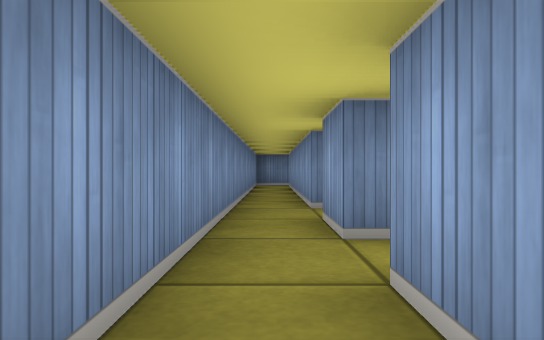
[1] (above)

24 first-person views from a walk through a cub3D maze. The camera is about half as high as the walls, looks level and sees 75° across. The floor is counted in squares. Each view is taken from the middle of a square. On the plan, view 1 faces up. The plan holds only what a view shows up to about 9 squares ahead; the rest is blank.

[2]
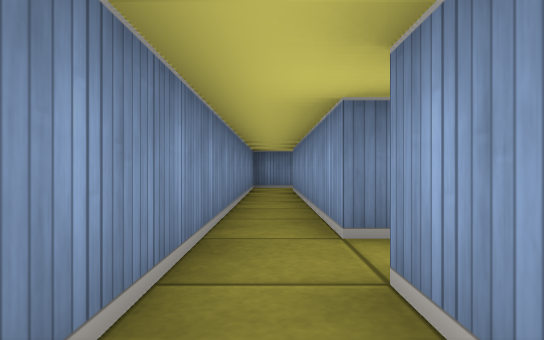

[3]
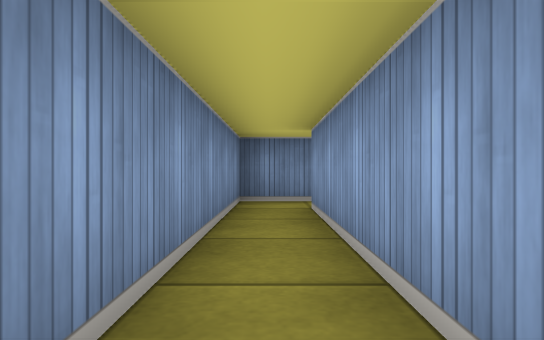

[4]
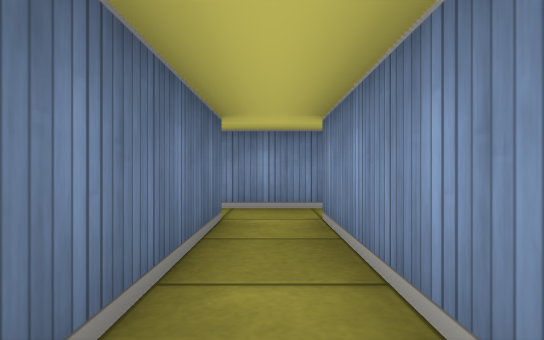

[5]
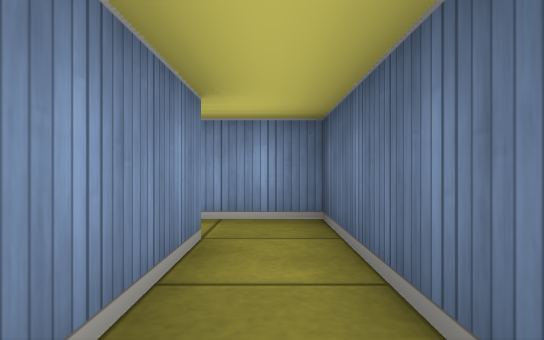

[6]
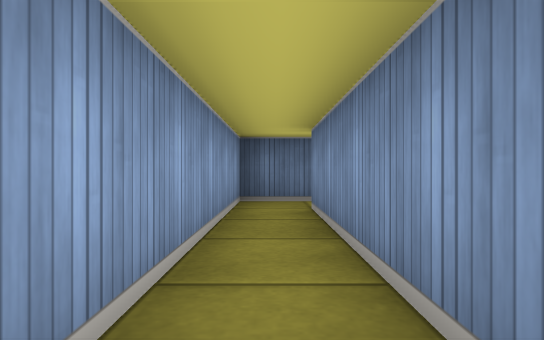

[7]
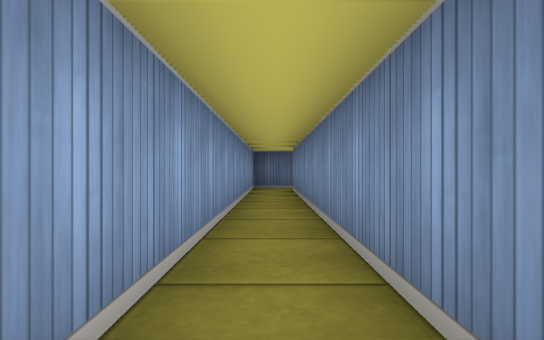

[8]
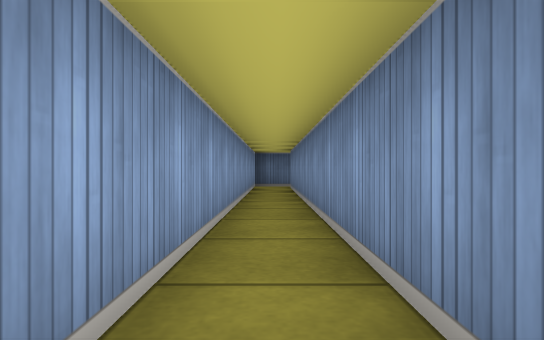

[9]
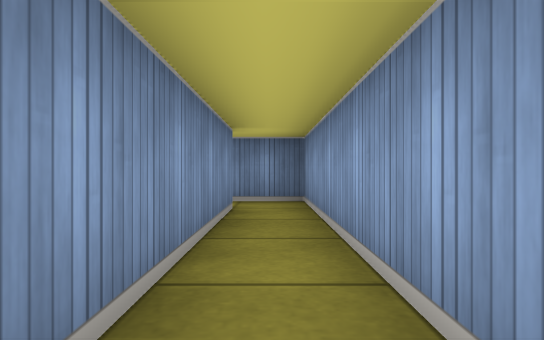

[10]
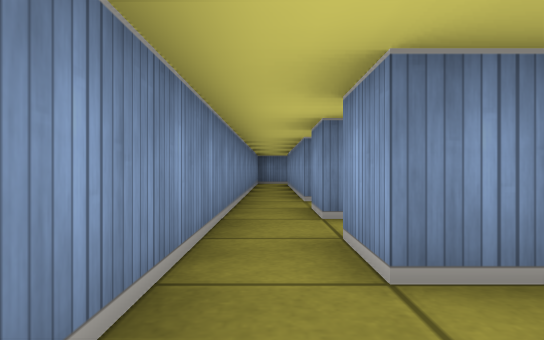

[11]
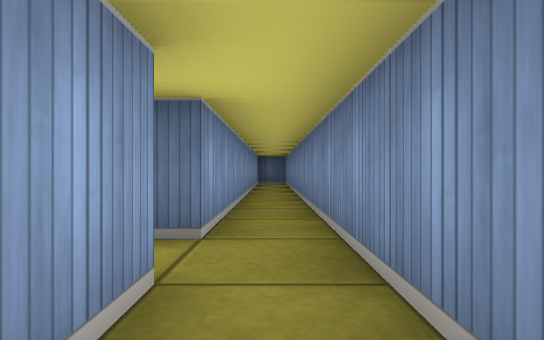

[12]
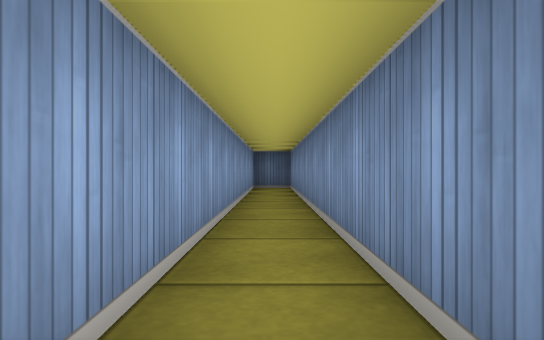

[13]
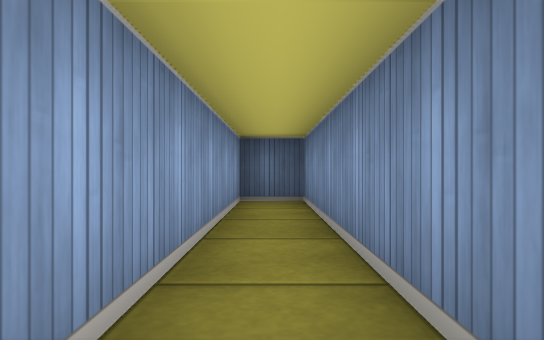

[14]
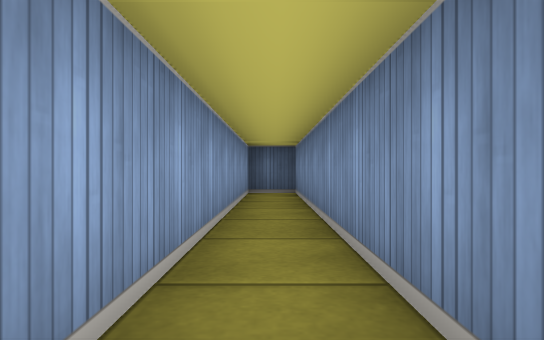

[15]
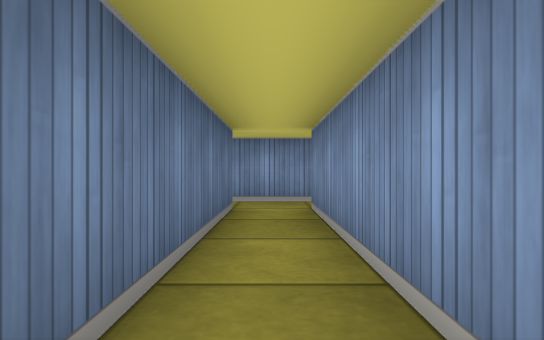

[16]
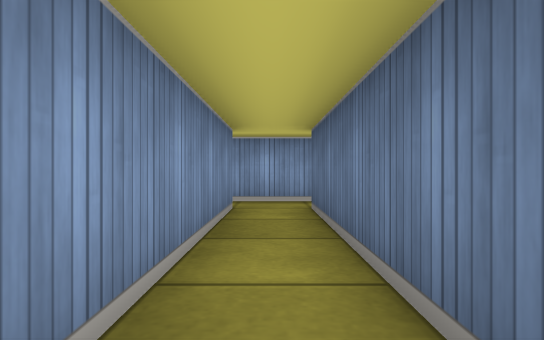

[17]
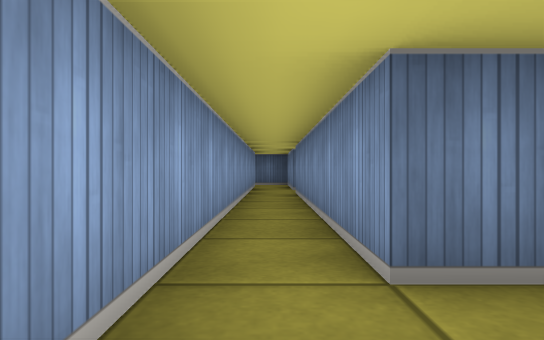

[18]
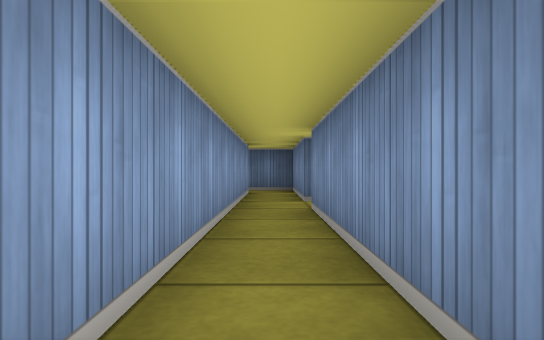

[19]
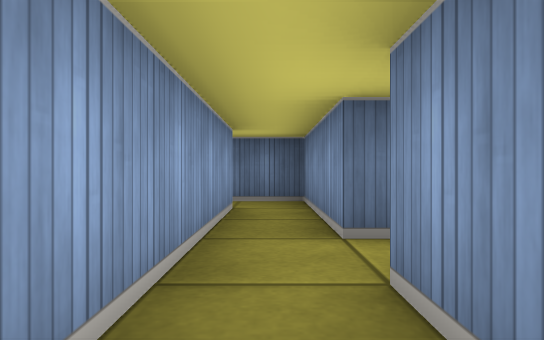

[20]
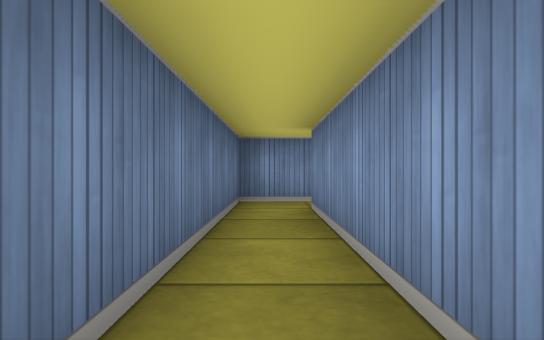

[21]
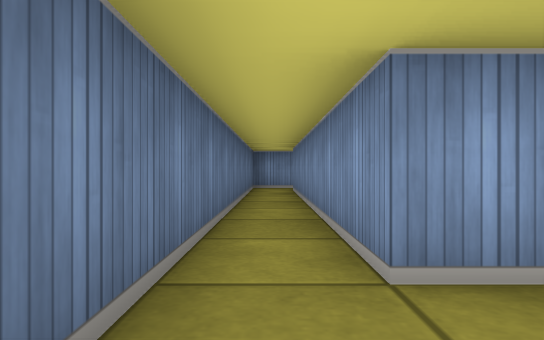

[22]
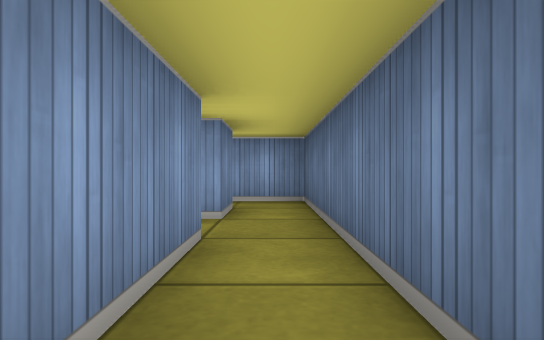

[23]
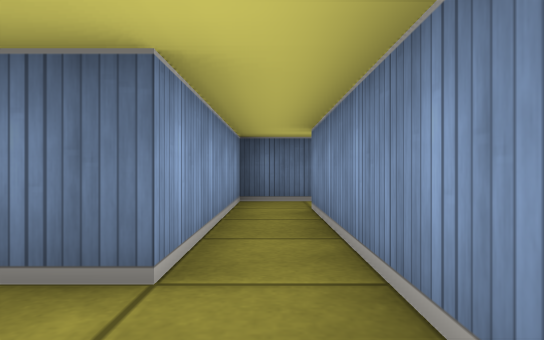

[24]
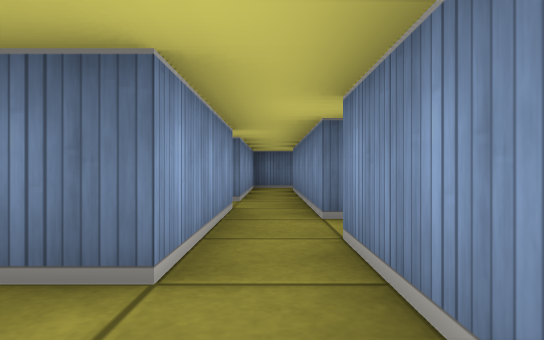

### Floor plan
Key: @ floor where view 1 was taken; # wall or solid block; . floor.
Columns run from 1 left of view 1 to 17 right of it. Each row starts with its distance up from view 1.
 13     ###
 12 ### ..#
 11 #.###.#
 10 #.# #.#
  9 #.# #.#
  8 #.# #.#
  7 #.# #.#
  6 #.# #.#
  5 #.# #.#
  4 #.. #.#
  3 #.###.#
  2 #.....#
  1 #.#####.#
  0 #@......#
 -1 #.#####.#        .
 -2 #.#   #.#       #..
 -3 #.#   #.#       #.#
 -4 #.#   #.#       ..#
 -5 #.#   #.#       #.#
 -6 #.#   #.#       #..
 -7 #.#   ..#       #.#
 -8 #.#   #.#       #.#
 -9 #.#   #.#######.#.#
-10 #.#   #...........#
-11 ###   #############

Where each view was taken, in squares from view 1:
view 1: 0 up, 0 right, facing up
view 2: 2 up, 0 right, facing up
view 3: 6 up, 0 right, facing up
view 4: 2 up, 4 right, facing left
view 5: 2 up, 1 right, facing right
view 6: 7 up, 4 right, facing down
view 7: 11 up, 4 right, facing down
view 8: 12 up, 4 right, facing down
view 9: 7 up, 4 right, facing up
view 10: 1 down, 0 right, facing up
view 11: 2 up, 0 right, facing down
view 12: 1 down, 0 right, facing down
view 13: 5 down, 0 right, facing down
view 14: 3 down, 0 right, facing down
view 15: 0 up, 5 right, facing left
view 16: 0 up, 1 right, facing right
view 17: 1 up, 6 right, facing down
view 18: 2 down, 6 right, facing down
view 19: 5 down, 6 right, facing down
view 20: 10 down, 11 right, facing left
view 21: 10 down, 15 right, facing left
view 22: 10 down, 11 right, facing right
view 23: 5 down, 16 right, facing down
view 24: 1 down, 16 right, facing down
